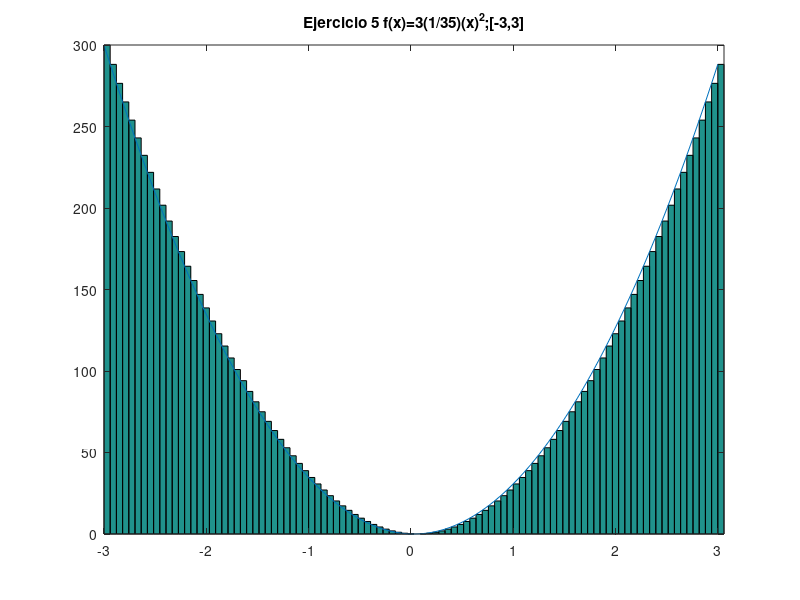

The MATLAB script that drew this image:
% Octave Script
% Title			:Sumatoria de Riemann_supeiores_e_inferiores.
% Description		:Script para desarrrollar el ejericio 5 de la actividad Sumatoria de Riemann_supeiores_e_inferiores.
% Author		:Luis Gerardo Cardozo Carranza (Gerard_CRS) luiscardozo161002@gmail.com
% Date			:20210429
% sion		        :1
% Usage			:octave> /path/Sumatoria de Riemann_supeiores_e_inferiores_Luis Gerardo Cardozo Carranza_3202
% Notes			:Requiere aplicacion octave usar en consola preferentemente. 

% Sumatoria de Riemann_supeiores_e_inferiores Ejercicio 5 f(x)=3(1/35)(x)^2;[-3,3]

%limpia la pantalla y las variables.
clc, clear
%define los intervalos y el numero de rectangulos.
a =-3;
b = 3;
n = 100;
%determina la longitud de la base o el incremento de x.
base = (b-a)/n;
%definicion de la funcion.
x =a:base:(b-base);
%y esta representada por la variable altura
altura=((x.^2)/3)*100;
%calcula el valor de cada uno de los rectangulos.
area = base*altura;
%estable    la    linea   que   forma  la funcion
x2 = linspace(-3,3,100);
y2 = ((x.^2)/3)*100;
%inicio del  intervalo, fin del intervalo, numero 
%de rectangulos.
xa = linspace(-3,3,100);
yab = ((x.^2)/3)*100;

%dibuja una  grafica de barras una a lado de otra 
%sin espacios
g = bar(xa,yab,'histc');

%permite continuar  graficando  despues de que ya 
%exista un grafica trazada
hold on

%Grafica la funcion
plot(x2,y2);

%Asigna un nombre a la grafica 
title("Ejercicio 5 f(x)=3(1/35)(x)^2;[-3,3]");

%ajusta la grafica a los datos.
axis tight
